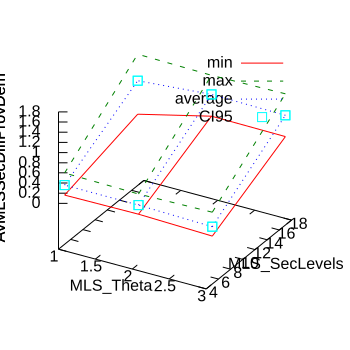

This chart was generated by the following gnuplot code:
set terminal svg noenhanced dashed size 350,350
set output "Plot3d/AvMLSSecDiffProvDem.svg"
set xlabel 'MLS_Theta' 
set ylabel 'MLS_SecLevels' 
set zlabel 'AvMLSSecDiffProvDem' rotate left
splot 'Plot3d/AvMLSSecDiffProvDem.data' using 1:2:3 with lines title 'min', \
'Plot3d/AvMLSSecDiffProvDem.data' using 1:2:4 with lines title 'max', \
'Plot3d/AvMLSSecDiffProvDem.data' using 1:2:5 with lines title 'average', \
'Plot3d/AvMLSSecDiffProvDem.data' using 1:2:5:6 with errorbars title 'CI95'
